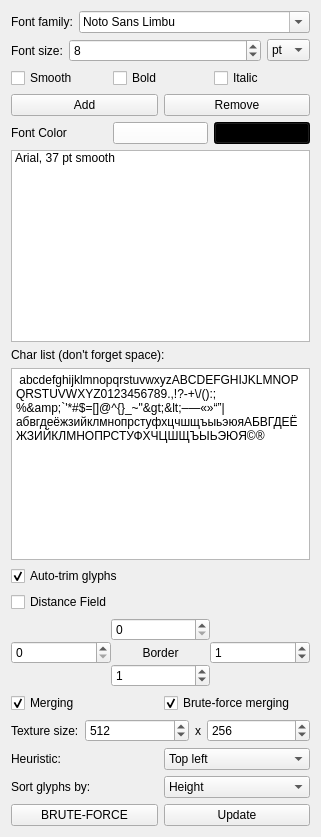
      <widget class="QWidget" name="tab">
       <attribute name="title">
        <string>Fonts setup</string>
       </attribute>
       <layout class="QVBoxLayout" name="verticalLayout_4">
        <item>
         <layout class="QHBoxLayout" name="horizontalLayout_11">
          <property name="rightMargin">
           <number>0</number>
          </property>
          <property name="bottomMargin">
           <number>0</number>
          </property>
          <item>
           <widget class="QLabel" name="label_2">
            <property name="text">
             <string>Font family:</string>
            </property>
           </widget>
          </item>
          <item>
           <widget class="QFontComboBox" name="fontComboBox">
            <property name="sizePolicy">
             <sizepolicy hsizetype="Expanding" vsizetype="Fixed">
              <horstretch>0</horstretch>
              <verstretch>0</verstretch>
             </sizepolicy>
            </property>
            <property name="currentIndex">
             <number>181</number>
            </property>
            <property name="sizeAdjustPolicy">
             <enum>QComboBox::AdjustToContents</enum>
            </property>
            <property name="frame">
             <bool>true</bool>
            </property>
            <property name="currentFont">
             <font>
              <family>MS Shell Dlg 2</family>
             </font>
            </property>
           </widget>
          </item>
         </layout>
        </item>
        <item>
         <layout class="QHBoxLayout" name="horizontalLayout_2">
          <item>
           <widget class="QLabel" name="label">
            <property name="text">
             <string>Font size:</string>
            </property>
           </widget>
          </item>
          <item>
           <widget class="QSpinBox" name="spinFontSize">
            <property name="sizePolicy">
             <sizepolicy hsizetype="Expanding" vsizetype="Minimum">
              <horstretch>0</horstretch>
              <verstretch>0</verstretch>
             </sizepolicy>
            </property>
            <property name="minimum">
             <number>2</number>
            </property>
            <property name="maximum">
             <number>1000</number>
            </property>
            <property name="value">
             <number>8</number>
            </property>
           </widget>
          </item>
          <item>
           <widget class="QComboBox" name="comboPtPx">
            <item>
             <property name="text">
              <string>pt</string>
             </property>
            </item>
            <item>
             <property name="text">
              <string>px</string>
             </property>
            </item>
           </widget>
          </item>
         </layout>
        </item>
        <item>
         <layout class="QHBoxLayout" name="horizontalLayout_5">
          <item>
           <widget class="QCheckBox" name="checkFontSmoothing">
            <property name="text">
             <string>Smooth</string>
            </property>
            <property name="checked">
             <bool>false</bool>
            </property>
           </widget>
          </item>
          <item>
           <widget class="QCheckBox" name="checkFontBold">
            <property name="text">
             <string>Bold</string>
            </property>
           </widget>
          </item>
          <item>
           <widget class="QCheckBox" name="checkFontItalic">
            <property name="text">
             <string>Italic</string>
            </property>
           </widget>
          </item>
         </layout>
        </item>
        <item>
         <layout class="QHBoxLayout" name="horizontalLayout_3">
          <item>
           <widget class="QPushButton" name="pushButton">
            <property name="text">
             <string>Add</string>
            </property>
           </widget>
          </item>
          <item>
           <widget class="QPushButton" name="pushButton_3">
            <property name="text">
             <string>Remove</string>
            </property>
           </widget>
          </item>
         </layout>
        </item>
        <item>
         <layout class="QHBoxLayout" name="fontColorLayout">
          <item>
           <widget class="QLabel" name="fontColorLabel">
            <property name="text">
             <string>Font Color</string>
            </property>
           </widget>
          </item>
          <item>
           <widget class="QPushButton" name="fontColor">
            <property name="palette">
             <palette>
              <active>
               <colorrole role="Button">
                <brush brushstyle="SolidPattern">
                 <color alpha="255">
                  <red>255</red>
                  <green>255</green>
                  <blue>255</blue>
                 </color>
                </brush>
               </colorrole>
              </active>
              <inactive>
               <colorrole role="Button">
                <brush brushstyle="SolidPattern">
                 <color alpha="255">
                  <red>255</red>
                  <green>255</green>
                  <blue>255</blue>
                 </color>
                </brush>
               </colorrole>
              </inactive>
              <disabled>
               <colorrole role="Button">
                <brush brushstyle="SolidPattern">
                 <color alpha="255">
                  <red>255</red>
                  <green>255</green>
                  <blue>255</blue>
                 </color>
                </brush>
               </colorrole>
              </disabled>
             </palette>
            </property>
            <property name="accessibleName">
             <string/>
            </property>
            <property name="styleSheet">
             <string notr="true"/>
            </property>
            <property name="text">
             <string/>
            </property>
            <property name="default">
             <bool>false</bool>
            </property>
            <property name="flat">
             <bool>false</bool>
            </property>
           </widget>
          </item>
          <item>
           <widget class="QPushButton" name="backgroundColor">
            <property name="minimumSize">
             <size>
              <width>0</width>
              <height>20</height>
             </size>
            </property>
            <property name="palette">
             <palette>
              <active>
               <colorrole role="WindowText">
                <brush brushstyle="SolidPattern">
                 <color alpha="255">
                  <red>255</red>
                  <green>255</green>
                  <blue>255</blue>
                 </color>
                </brush>
               </colorrole>
               <colorrole role="Button">
                <brush brushstyle="SolidPattern">
                 <color alpha="255">
                  <red>0</red>
                  <green>0</green>
                  <blue>0</blue>
                 </color>
                </brush>
               </colorrole>
               <colorrole role="Light">
                <brush brushstyle="SolidPattern">
                 <color alpha="255">
                  <red>0</red>
                  <green>0</green>
                  <blue>0</blue>
                 </color>
                </brush>
               </colorrole>
               <colorrole role="Midlight">
                <brush brushstyle="SolidPattern">
                 <color alpha="255">
                  <red>0</red>
                  <green>0</green>
                  <blue>0</blue>
                 </color>
                </brush>
               </colorrole>
               <colorrole role="Dark">
                <brush brushstyle="SolidPattern">
                 <color alpha="255">
                  <red>0</red>
                  <green>0</green>
                  <blue>0</blue>
                 </color>
                </brush>
               </colorrole>
               <colorrole role="Mid">
                <brush brushstyle="SolidPattern">
                 <color alpha="255">
                  <red>0</red>
                  <green>0</green>
                  <blue>0</blue>
                 </color>
                </brush>
               </colorrole>
               <colorrole role="Text">
                <brush brushstyle="SolidPattern">
                 <color alpha="255">
                  <red>255</red>
                  <green>255</green>
                  <blue>255</blue>
                 </color>
                </brush>
               </colorrole>
               <colorrole role="BrightText">
                <brush brushstyle="SolidPattern">
                 <color alpha="255">
                  <red>255</red>
                  <green>255</green>
                  <blue>255</blue>
                 </color>
                </brush>
               </colorrole>
               <colorrole role="ButtonText">
                <brush brushstyle="SolidPattern">
                 <color alpha="255">
                  <red>255</red>
                  <green>255</green>
                  <blue>255</blue>
                 </color>
                </brush>
               </colorrole>
               <colorrole role="Base">
                <brush brushstyle="SolidPattern">
                 <color alpha="255">
                  <red>0</red>
                  <green>0</green>
                  <blue>0</blue>
                 </color>
                </brush>
               </colorrole>
               <colorrole role="Window">
                <brush brushstyle="SolidPattern">
                 <color alpha="255">
                  <red>0</red>
                  <green>0</green>
                  <blue>0</blue>
                 </color>
                </brush>
               </colorrole>
               <colorrole role="Shadow">
                <brush brushstyle="SolidPattern">
                 <color alpha="255">
                  <red>0</red>
                  <green>0</green>
                  <blue>0</blue>
                 </color>
                </brush>
               </colorrole>
               <colorrole role="AlternateBase">
                <brush brushstyle="SolidPattern">
                 <color alpha="255">
                  <red>0</red>
                  <green>0</green>
                  <blue>0</blue>
                 </color>
                </brush>
               </colorrole>
               <colorrole role="ToolTipBase">
                <brush brushstyle="SolidPattern">
                 <color alpha="255">
                  <red>255</red>
                  <green>255</green>
                  <blue>220</blue>
                 </color>
                </brush>
               </colorrole>
               <colorrole role="ToolTipText">
                <brush brushstyle="SolidPattern">
                 <color alpha="255">
                  <red>0</red>
                  <green>0</green>
                  <blue>0</blue>
                 </color>
                </brush>
               </colorrole>
              </active>
              <inactive>
               <colorrole role="WindowText">
                <brush brushstyle="SolidPattern">
                 <color alpha="255">
                  <red>255</red>
                  <green>255</green>
                  <blue>255</blue>
                 </color>
                </brush>
               </colorrole>
               <colorrole role="Button">
                <brush brushstyle="SolidPattern">
                 <color alpha="255">
                  <red>0</red>
                  <green>0</green>
                  <blue>0</blue>
                 </color>
                </brush>
               </colorrole>
               <colorrole role="Light">
                <brush brushstyle="SolidPattern">
                 <color alpha="255">
                  <red>0</red>
                  <green>0</green>
                  <blue>0</blue>
                 </color>
                </brush>
               </colorrole>
               <colorrole role="Midlight">
                <brush brushstyle="SolidPattern">
                 <color alpha="255">
                  <red>0</red>
                  <green>0</green>
                  <blue>0</blue>
                 </color>
                </brush>
               </colorrole>
               <colorrole role="Dark">
                <brush brushstyle="SolidPattern">
                 <color alpha="255">
                  <red>0</red>
                  <green>0</green>
                  <blue>0</blue>
                 </color>
                </brush>
               </colorrole>
               <colorrole role="Mid">
                <brush brushstyle="SolidPattern">
                 <color alpha="255">
                  <red>0</red>
                  <green>0</green>
                  <blue>0</blue>
                 </color>
                </brush>
               </colorrole>
               <colorrole role="Text">
                <brush brushstyle="SolidPattern">
                 <color alpha="255">
                  <red>255</red>
                  <green>255</green>
                  <blue>255</blue>
                 </color>
                </brush>
               </colorrole>
               <colorrole role="BrightText">
                <brush brushstyle="SolidPattern">
                 <color alpha="255">
                  <red>255</red>
                  <green>255</green>
                  <blue>255</blue>
                 </color>
                </brush>
               </colorrole>
               <colorrole role="ButtonText">
                <brush brushstyle="SolidPattern">
                 <color alpha="255">
                  <red>255</red>
                  <green>255</green>
                  <blue>255</blue>
                 </color>
                </brush>
               </colorrole>
               <colorrole role="Base">
                <brush brushstyle="SolidPattern">
                 <color alpha="255">
                  <red>0</red>
                  <green>0</green>
                  <blue>0</blue>
                 </color>
                </brush>
               </colorrole>
               <colorrole role="Window">
                <brush brushstyle="SolidPattern">
                 <color alpha="255">
                  <red>0</red>
                  <green>0</green>
                  <blue>0</blue>
                 </color>
                </brush>
               </colorrole>
               <colorrole role="Shadow">
                <brush brushstyle="SolidPattern">
                 <color alpha="255">
                  <red>0</red>
                  <green>0</green>
                  <blue>0</blue>
                 </color>
                </brush>
               </colorrole>
               <colorrole role="AlternateBase">
                <brush brushstyle="SolidPattern">
                 <color alpha="255">
                  <red>0</red>
                  <green>0</green>
                  <blue>0</blue>
                 </color>
                </brush>
               </colorrole>
               <colorrole role="ToolTipBase">
                <brush brushstyle="SolidPattern">
                 <color alpha="255">
                  <red>255</red>
                  <green>255</green>
                  <blue>220</blue>
                 </color>
                </brush>
               </colorrole>
               <colorrole role="ToolTipText">
                <brush brushstyle="SolidPattern">
                 <color alpha="255">
                  <red>0</red>
                  <green>0</green>
                  <blue>0</blue>
                 </color>
                </brush>
               </colorrole>
              </inactive>
              <disabled>
               <colorrole role="WindowText">
                <brush brushstyle="SolidPattern">
                 <color alpha="255">
                  <red>0</red>
                  <green>0</green>
                  <blue>0</blue>
                 </color>
                </brush>
               </colorrole>
               <colorrole role="Button">
                <brush brushstyle="SolidPattern">
                 <color alpha="255">
                  <red>0</red>
                  <green>0</green>
                  <blue>0</blue>
                 </color>
                </brush>
               </colorrole>
               <colorrole role="Light">
                <brush brushstyle="SolidPattern">
                 <color alpha="255">
                  <red>0</red>
                  <green>0</green>
                  <blue>0</blue>
                 </color>
                </brush>
               </colorrole>
               <colorrole role="Midlight">
                <brush brushstyle="SolidPattern">
                 <color alpha="255">
                  <red>0</red>
                  <green>0</green>
                  <blue>0</blue>
                 </color>
                </brush>
               </colorrole>
               <colorrole role="Dark">
                <brush brushstyle="SolidPattern">
                 <color alpha="255">
                  <red>0</red>
                  <green>0</green>
                  <blue>0</blue>
                 </color>
                </brush>
               </colorrole>
               <colorrole role="Mid">
                <brush brushstyle="SolidPattern">
                 <color alpha="255">
                  <red>0</red>
                  <green>0</green>
                  <blue>0</blue>
                 </color>
                </brush>
               </colorrole>
               <colorrole role="Text">
                <brush brushstyle="SolidPattern">
                 <color alpha="255">
                  <red>0</red>
                  <green>0</green>
                  <blue>0</blue>
                 </color>
                </brush>
               </colorrole>
               <colorrole role="BrightText">
                <brush brushstyle="SolidPattern">
                 <color alpha="255">
                  <red>255</red>
                  <green>255</green>
                  <blue>255</blue>
                 </color>
                </brush>
               </colorrole>
               <colorrole role="ButtonText">
                <brush brushstyle="SolidPattern">
                 <color alpha="255">
                  <red>0</red>
                  <green>0</green>
                  <blue>0</blue>
                 </color>
                </brush>
               </colorrole>
               <colorrole role="Base">
                <brush brushstyle="SolidPattern">
                 <color alpha="255">
                  <red>0</red>
                  <green>0</green>
                  <blue>0</blue>
                 </color>
                </brush>
               </colorrole>
               <colorrole role="Window">
                <brush brushstyle="SolidPattern">
                 <color alpha="255">
                  <red>0</red>
                  <green>0</green>
                  <blue>0</blue>
                 </color>
                </brush>
               </colorrole>
               <colorrole role="Shadow">
                <brush brushstyle="SolidPattern">
                 <color alpha="255">
                  <red>0</red>
                  <green>0</green>
                  <blue>0</blue>
                 </color>
                </brush>
               </colorrole>
               <colorrole role="AlternateBase">
                <brush brushstyle="SolidPattern">
                 <color alpha="255">
                  <red>0</red>
                  <green>0</green>
                  <blue>0</blue>
                 </color>
                </brush>
               </colorrole>
               <colorrole role="ToolTipBase">
                <brush brushstyle="SolidPattern">
                 <color alpha="255">
                  <red>255</red>
                  <green>255</green>
                  <blue>220</blue>
                 </color>
                </brush>
               </colorrole>
               <colorrole role="ToolTipText">
                <brush brushstyle="SolidPattern">
                 <color alpha="255">
                  <red>0</red>
                  <green>0</green>
                  <blue>0</blue>
                 </color>
                </brush>
               </colorrole>
              </disabled>
             </palette>
            </property>
            <property name="text">
             <string/>
            </property>
           </widget>
          </item>
         </layout>
        </item>
        <item>
         <widget class="QListWidget" name="listOfFonts">
          <item>
           <property name="text">
            <string notr="true">Arial, 37 pt smooth</string>
           </property>
           <property name="flags">
            <set>ItemIsSelectable|ItemIsEditable|ItemIsDragEnabled|ItemIsUserCheckable|ItemIsEnabled</set>
           </property>
          </item>
         </widget>
        </item>
        <item>
         <widget class="QLabel" name="label_4">
          <property name="text">
           <string>Char list (don't forget space):</string>
          </property>
         </widget>
        </item>
        <item>
         <widget class="QPlainTextEdit" name="plainTextEdit">
          <property name="sizePolicy">
           <sizepolicy hsizetype="MinimumExpanding" vsizetype="Minimum">
            <horstretch>0</horstretch>
            <verstretch>0</verstretch>
           </sizepolicy>
          </property>
          <property name="minimumSize">
           <size>
            <width>150</width>
            <height>50</height>
           </size>
          </property>
          <property name="maximumSize">
           <size>
            <width>99999</width>
            <height>99999</height>
           </size>
          </property>
          <property name="baseSize">
           <size>
            <width>150</width>
            <height>0</height>
           </size>
          </property>
          <property name="plainText">
           <string> abcdefghijklmnopqrstuvwxyzABCDEFGHIJKLMNOPQRSTUVWXYZ0123456789.,!?-+\/():;%&amp;`'*#$=[]@^{}_~&quot;&gt;&lt;–—«»“”|абвгдеёжзийклмнопрстуфхцчшщъыьэюяАБВГДЕЁЖЗИЙКЛМНОПРСТУФХЧЦШЩЪЫЬЭЮЯ©®</string>
          </property>
         </widget>
        </item>
        <item>
         <widget class="QCheckBox" name="trim">
          <property name="text">
           <string>Auto-trim glyphs</string>
          </property>
          <property name="checked">
           <bool>true</bool>
          </property>
         </widget>
        </item>
        <item>
         <widget class="QCheckBox" name="distanceField">
          <property name="text">
           <string>Distance Field</string>
          </property>
         </widget>
        </item>
        <item>
         <layout class="QGridLayout" name="gridLayout">
          <property name="bottomMargin">
           <number>0</number>
          </property>
          <property name="spacing">
           <number>0</number>
          </property>
          <item row="3" column="1">
           <widget class="QSpinBox" name="borderLeft"/>
          </item>
          <item row="3" column="2">
           <widget class="QLabel" name="label_13">
            <property name="text">
             <string>Border</string>
            </property>
            <property name="alignment">
             <set>Qt::AlignCenter</set>
            </property>
           </widget>
          </item>
          <item row="2" column="2">
           <widget class="QSpinBox" name="borderTop">
            <property name="enabled">
             <bool>true</bool>
            </property>
            <property name="readOnly">
             <bool>false</bool>
            </property>
            <property name="accelerated">
             <bool>false</bool>
            </property>
           </widget>
          </item>
          <item row="4" column="2">
           <widget class="QSpinBox" name="borderBottom">
            <property name="value">
             <number>1</number>
            </property>
           </widget>
          </item>
          <item row="3" column="3">
           <widget class="QSpinBox" name="borderRight">
            <property name="value">
             <number>1</number>
            </property>
           </widget>
          </item>
         </layout>
        </item>
        <item>
         <layout class="QHBoxLayout" name="horizontalLayout_15">
          <property name="bottomMargin">
           <number>0</number>
          </property>
          <item>
           <widget class="QCheckBox" name="merge">
            <property name="text">
             <string>Merging</string>
            </property>
            <property name="checked">
             <bool>true</bool>
            </property>
           </widget>
          </item>
          <item>
           <widget class="QCheckBox" name="mergeBF">
            <property name="text">
             <string>Brute-force merging</string>
            </property>
            <property name="checked">
             <bool>true</bool>
            </property>
           </widget>
          </item>
         </layout>
        </item>
        <item>
         <layout class="QHBoxLayout" name="horizontalLayout">
          <item>
           <widget class="QLabel" name="label_3">
            <property name="text">
             <string>Texture size:</string>
            </property>
           </widget>
          </item>
          <item>
           <widget class="QSpinBox" name="textureW">
            <property name="sizePolicy">
             <sizepolicy hsizetype="Expanding" vsizetype="Fixed">
              <horstretch>0</horstretch>
              <verstretch>0</verstretch>
             </sizepolicy>
            </property>
            <property name="minimum">
             <number>32</number>
            </property>
            <property name="maximum">
             <number>4096</number>
            </property>
            <property name="singleStep">
             <number>2</number>
            </property>
            <property name="value">
             <number>512</number>
            </property>
           </widget>
          </item>
          <item>
           <widget class="QLabel" name="label_5">
            <property name="sizePolicy">
             <sizepolicy hsizetype="Minimum" vsizetype="Preferred">
              <horstretch>0</horstretch>
              <verstretch>0</verstretch>
             </sizepolicy>
            </property>
            <property name="text">
             <string>x</string>
            </property>
           </widget>
          </item>
          <item>
           <widget class="QSpinBox" name="textureH">
            <property name="sizePolicy">
             <sizepolicy hsizetype="Expanding" vsizetype="Fixed">
              <horstretch>0</horstretch>
              <verstretch>0</verstretch>
             </sizepolicy>
            </property>
            <property name="minimum">
             <number>32</number>
            </property>
            <property name="maximum">
             <number>4096</number>
            </property>
            <property name="singleStep">
             <number>2</number>
            </property>
            <property name="value">
             <number>256</number>
            </property>
           </widget>
          </item>
         </layout>
        </item>
        <item>
         <layout class="QHBoxLayout" name="horizontalLayout_6" stretch="0,0">
          <property name="sizeConstraint">
           <enum>QLayout::SetDefaultConstraint</enum>
          </property>
          <property name="topMargin">
           <number>0</number>
          </property>
          <item>
           <widget class="QLabel" name="label_8">
            <property name="text">
             <string>Heuristic:</string>
            </property>
           </widget>
          </item>
          <item>
           <widget class="QComboBox" name="comboHeuristic">
            <property name="currentIndex">
             <number>1</number>
            </property>
            <item>
             <property name="text">
              <string>None</string>
             </property>
            </item>
            <item>
             <property name="text">
              <string>Top left</string>
             </property>
            </item>
            <item>
             <property name="text">
              <string>Best area</string>
             </property>
            </item>
            <item>
             <property name="text">
              <string>Best short side</string>
             </property>
            </item>
            <item>
             <property name="text">
              <string>Best long side</string>
             </property>
            </item>
            <item>
             <property name="text">
              <string>Min width</string>
             </property>
            </item>
            <item>
             <property name="text">
              <string>Min height</string>
             </property>
            </item>
           </widget>
          </item>
         </layout>
        </item>
        <item>
         <layout class="QHBoxLayout" name="horizontalLayout_9">
          <item>
           <widget class="QLabel" name="label_7">
            <property name="text">
             <string>Sort glyphs by:</string>
            </property>
           </widget>
          </item>
          <item>
           <widget class="QComboBox" name="sortOrder">
            <property name="currentIndex">
             <number>2</number>
            </property>
            <item>
             <property name="text">
              <string>Don't sort</string>
             </property>
            </item>
            <item>
             <property name="text">
              <string>Width</string>
             </property>
            </item>
            <item>
             <property name="text">
              <string>Height</string>
             </property>
            </item>
            <item>
             <property name="text">
              <string>Area</string>
             </property>
            </item>
           </widget>
          </item>
         </layout>
        </item>
        <item>
         <layout class="QHBoxLayout" name="horizontalLayout_10">
          <property name="topMargin">
           <number>0</number>
          </property>
          <item>
           <widget class="QPushButton" name="bruteForce">
            <property name="text">
             <string>BRUTE-FORCE</string>
            </property>
           </widget>
          </item>
          <item>
           <widget class="QPushButton" name="updateButton">
            <property name="text">
             <string>Update</string>
            </property>
           </widget>
          </item>
         </layout>
        </item>
       </layout>
      </widget>
